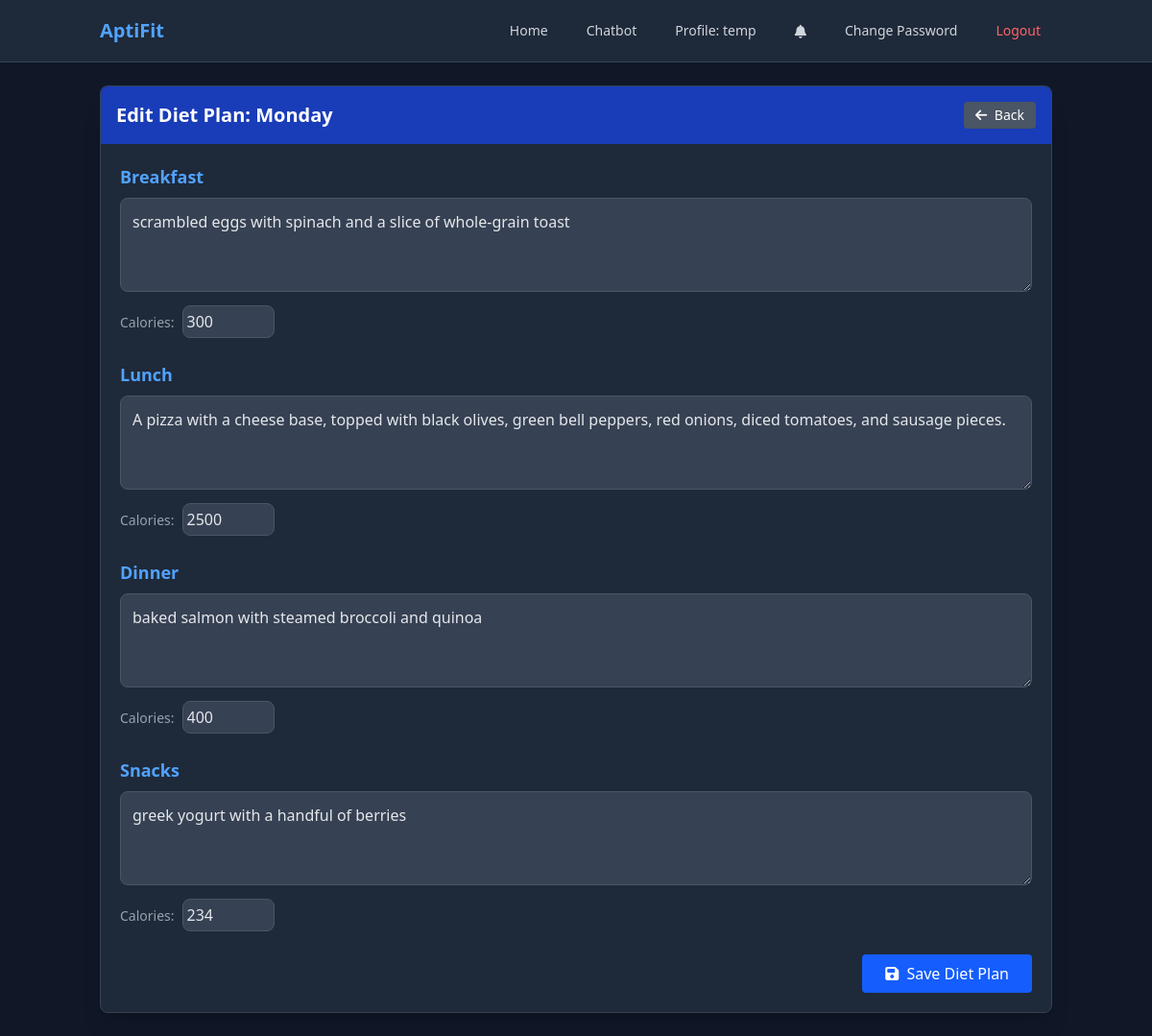
The app's page /edit-diet/ (signed in) with its own data.
### fitness/models.py (models this page shows, shortened)
class DailyDietPlan(models.Model):
    DAYS_OF_WEEK = [
        ('monday', 'Monday'),
        ('tuesday', 'Tuesday'),
        ('wednesday', 'Wednesday'),
        ('thursday', 'Thursday'),
        ('friday', 'Friday'),
        ('saturday', 'Saturday'),
        ('sunday', 'Sunday'),
    ]
    diet_plan = models.ForeignKey(
        DietPlan, related_name='daily_plans', on_delete=models.CASCADE)
    day_of_week = models.CharField(max_length=10, choices=DAYS_OF_WEEK)
    breakfast = models.TextField(blank=True, null=True)
    breakfast_calories = models.IntegerField(blank=True, null=True)
    lunch = models.TextField(blank=True, null=True)
    lunch_calories = models.IntegerField(blank=True, null=True)
    dinner = models.TextField(blank=True, null=True)
    dinner_calories = models.IntegerField(blank=True, null=True)
    snacks = models.TextField(blank=True, null=True)
    snacks_calories = models.IntegerField(blank=True, null=True)
    class Meta:
        unique_together = ['diet_plan', 'day_of_week']

### fitness/views.py (the view, shortened to what this page needs)
# urls.py: path('edit-diet/', views.edit_diet, name='edit_diet'),
@login_required
def edit_diet(request):
    day = request.GET.get('day', 'monday').lower()
    diet_plan, created = DietPlan.objects.get_or_create(user=request.user)
    if created:
        diet_plan.has_diet_plan = True
        diet_plan.save()
    daily_plan, created = DailyDietPlan.objects.get_or_create(
        diet_plan=diet_plan,
        day_of_week=day
    )
    day_display = dict(DailyDietPlan.DAYS_OF_WEEK).get(day, day.capitalize())
    user_profile = request.user.userprofile
    show_notification = False
    notification_message = ""
    context = {
        'day': day,
        'day_display': day_display,
        'daily_plan': daily_plan,
        'has_notifications': show_notification,
        'notification_message': notification_message,
    }
    add_notification(
        request, f"You've updated your diet plan for {day_display}.", "success")
    return render(request, 'fitness/edit_diet.html', context)

### fitness/views.py (called while the page is built)
def add_notification(request, message, category="info"):
    import datetime
    if 'notifications' not in request.session:
        request.session['notifications'] = []
    request.session['notifications'].append({
        'message': message,
        'category': category,  # info, success, warning, error
        'timestamp': datetime.datetime.now().strftime("%Y-%m-%d %H:%M:%S"),
        'read': False
    })
    if len(request.session['notifications']) > 5:
        request.session['notifications'] = request.session['notifications'][-5:]
    request.session.modified = True

### fitness/templates/fitness/edit_diet.html (shortened to what this page needs)
<!DOCTYPE html>
<html lang="en">
  <head>
    <script src="https://cdn.jsdelivr.net/npm/@tailwindcss/browser@4"></script>
    <link rel="stylesheet" href="https://cdnjs.cloudflare.com/ajax/libs/font-awesome/6.4.0/css/all.min.css">
  </head>
  <body class="bg-gray-900 min-h-screen text-gray-200">
    <nav class="bg-gray-800 border-b border-gray-700">
      <div class="container mx-auto px-4">
        <div class="flex justify-between items-center h-16">
          <div class="flex-shrink-0 font-bold text-xl text-blue-400">
            AptiFit
          </div>
          <div class="flex space-x-2 md:space-x-4 items-center">
            <a href="{% url 'index' %}" class="px-3 py-2 rounded-md text-sm font-medium text-gray-300 hover:bg-gray-700 hover:text-white transition duration-300">
              Home
            </a>
            <a href="{% url 'chatbot' %}" class="px-3 py-2 rounded-md text-sm font-medium text-gray-300 hover:bg-gray-700 hover:text-white transition duration-300">
              Chatbot
            </a>
            <a href="{% url 'profile' %}" class="px-3 py-2 rounded-md text-sm font-medium text-gray-300 hover:bg-gray-700 hover:text-white transition duration-300">
              Profile: {{ user.username }}
            </a>
            <div class="relative">
              <a href="#" id="notification-btn" class="px-3 py-2 rounded-md text-sm font-medium text-gray-300 hover:bg-gray-700 hover:text-white transition duration-300">
                <i class="fas fa-bell"></i>
              </a>
            </div>
            <a href="{% url 'change_password' %}" class="px-3 py-2 rounded-md text-sm font-medium text-gray-300 hover:bg-gray-700 hover:text-white transition duration-300">
              Change Password
            </a>
            <a href="{% url 'logout' %}" class="px-3 py-2 rounded-md text-sm font-medium text-red-400 hover:bg-red-900 hover:text-red-200 transition duration-300">
              Logout
            </a>
          </div>
        </div>
      </div>
    </nav>
    <div class="container mx-auto px-4 py-6">
      <div class="bg-gray-800 rounded-lg shadow-xl border border-gray-700 overflow-hidden">
        <div class="bg-blue-800 text-white p-4 flex justify-between items-center">
          <h2 class="text-xl font-bold">Edit Diet Plan: {{ day_display }}</h2>
          <a href="{% url 'index' %}?day={{ day }}" class="bg-gray-600 hover:bg-gray-700 text-white text-sm px-3 py-1 rounded transition duration-300">
            <i class="fas fa-arrow-left mr-1"></i> Back
          </a>
        </div>
        <div class="p-5">
          <form action="{% url 'save_diet' %}" method="post" class="space-y-6">
            <div class="space-y-2">
              <label for="breakfast" class="block text-lg font-semibold text-blue-400">Breakfast</label>
              <textarea
                name="breakfast"
                id="breakfast"
                rows="3"
                class="w-full bg-gray-700 border border-gray-600 rounded-lg p-3 text-gray-200 focus:outline-none focus:ring-2 focus:ring-blue-500"
                placeholder="Enter breakfast details"
              >{{ daily_plan.breakfast|default:'' }}</textarea>
              <div class="flex">
                <label for="breakfast_calories" class="block text-sm font-medium text-gray-400 mr-2 pt-2">Calories:</label>
                <input
                  type="number"
                  name="breakfast_calories"
                  id="breakfast_calories"
                  value="{{ daily_plan.breakfast_calories|default:'' }}"
                  class="w-24 bg-gray-700 border border-gray-600 rounded-lg p-1 text-gray-200 focus:outline-none focus:ring-2 focus:ring-blue-500"
                  placeholder="kcal"
                >
              </div>
            </div>
            <div class="space-y-2">
              <label for="lunch" class="block text-lg font-semibold text-blue-400">Lunch</label>
              <textarea
                name="lunch"
                id="lunch"
                rows="3"
                class="w-full bg-gray-700 border border-gray-600 rounded-lg p-3 text-gray-200 focus:outline-none focus:ring-2 focus:ring-blue-500"
                placeholder="Enter lunch details"
              >{{ daily_plan.lunch|default:'' }}</textarea>
              <div class="flex">
                <label for="lunch_calories" class="block text-sm font-medium text-gray-400 mr-2 pt-2">Calories:</label>
                <input
                  type="number"
                  name="lunch_calories"
                  id="lunch_calories"
                  value="{{ daily_plan.lunch_calories|default:'' }}"
                  class="w-24 bg-gray-700 border border-gray-600 rounded-lg p-1 text-gray-200 focus:outline-none focus:ring-2 focus:ring-blue-500"
                  placeholder="kcal"
                >
              </div>
            </div>
            <div class="space-y-2">
              <label for="dinner" class="block text-lg font-semibold text-blue-400">Dinner</label>
              <textarea
                name="dinner"
                id="dinner"
                rows="3"
                class="w-full bg-gray-700 border border-gray-600 rounded-lg p-3 text-gray-200 focus:outline-none focus:ring-2 focus:ring-blue-500"
                placeholder="Enter dinner details"
              >{{ daily_plan.dinner|default:'' }}</textarea>
              <div class="flex">
                <label for="dinner_calories" class="block text-sm font-medium text-gray-400 mr-2 pt-2">Calories:</label>
                <input
                  type="number"
                  name="dinner_calories"
                  id="dinner_calories"
                  value="{{ daily_plan.dinner_calories|default:'' }}"
                  class="w-24 bg-gray-700 border border-gray-600 rounded-lg p-1 text-gray-200 focus:outline-none focus:ring-2 focus:ring-blue-500"
                  placeholder="kcal"
                >
              </div>
            </div>
            <div class="space-y-2">
              <label for="snacks" class="block text-lg font-semibold text-blue-400">Snacks</label>
              <textarea
                name="snacks"
                id="snacks"
                rows="3"
                class="w-full bg-gray-700 border border-gray-600 rounded-lg p-3 text-gray-200 focus:outline-none focus:ring-2 focus:ring-blue-500"
                placeholder="Enter snacks details"
              >{{ daily_plan.snacks|default:'' }}</textarea>
              <div class="flex">
                <label for="snacks_calories" class="block text-sm font-medium text-gray-400 mr-2 pt-2">Calories:</label>
                <input
                  type="number"
                  name="snacks_calories"
                  id="snacks_calories"
                  value="{{ daily_plan.snacks_calories|default:'' }}"
                  class="w-24 bg-gray-700 border border-gray-600 rounded-lg p-1 text-gray-200 focus:outline-none focus:ring-2 focus:ring-blue-500"
                  placeholder="kcal"
                >
              </div>
            </div>
            <div class="flex justify-end">
              <button type="submit" class="bg-blue-600 hover:bg-blue-700 text-white font-medium px-6 py-2 rounded transition duration-300">
                <i class="fas fa-save mr-1"></i> Save Diet Plan
              </button>
            </div>
          </form>
        </div>
      </div>
    </div>
  </body>
</html>

### records on screen
DailyDietPlan: day_of_week "Monday", breakfast "scrambled eggs with spinach and a slice of whole-grain toast", breakfast_calories "300", lunch "A pizza with a cheese base, topped with black olives, green bell peppers, red onions, diced tomatoes, and sausage pieces.", lunch_calories "2500", dinner "baked salmon with steamed broccoli and quinoa", dinner_calories "400", snacks "greek yogurt with a handful of berries", snacks_calories "234"

### other values on screen
{{ user.username }} "temp"
